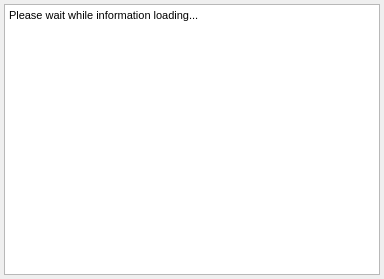
<?xml version="1.0" encoding="UTF-8"?>
<ui version="4.0">
 <class>InfoWindow</class>
 <widget class="QDialog" name="InfoWindow">
  <property name="geometry">
   <rect>
    <x>0</x>
    <y>0</y>
    <width>384</width>
    <height>279</height>
   </rect>
  </property>
  <property name="windowTitle">
   <string>Information</string>
  </property>
  <layout class="QVBoxLayout">
   <property name="spacing">
    <number>0</number>
   </property>
   <property name="margin">
    <number>4</number>
   </property>
   <item>
    <widget class="QWidget" name="centralwidget" native="true"/>
   </item>
   <item>
    <widget class="QTextBrowser" name="textEdit">
     <property name="undoRedoEnabled">
      <bool>false</bool>
     </property>
     <property name="lineWrapMode">
      <enum>QTextEdit::WidgetWidth</enum>
     </property>
     <property name="readOnly">
      <bool>true</bool>
     </property>
     <property name="html">
      <string>&lt;!DOCTYPE HTML PUBLIC &quot;-//W3C//DTD HTML 4.0//EN&quot; &quot;http://www.w3.org/TR/REC-html40/strict.dtd&quot;&gt;
&lt;html&gt;&lt;head&gt;&lt;meta name=&quot;qrichtext&quot; content=&quot;1&quot; /&gt;&lt;style type=&quot;text/css&quot;&gt;
p, li { white-space: pre-wrap; }
&lt;/style&gt;&lt;/head&gt;&lt;body style=&quot; font-family:'DejaVu Sans'; font-size:9pt; font-weight:400; font-style:normal;&quot;&gt;
&lt;p style=&quot; margin-top:0px; margin-bottom:0px; margin-left:0px; margin-right:0px; -qt-block-indent:0; text-indent:0px;&quot;&gt;&lt;span style=&quot; font-family:'MS Shell Dlg 2'; font-size:8pt;&quot;&gt;Please wait while information loading...&lt;/span&gt;&lt;/p&gt;
&lt;p style=&quot;-qt-paragraph-type:empty; margin-top:0px; margin-bottom:0px; margin-left:0px; margin-right:0px; -qt-block-indent:0; text-indent:0px; font-family:'MS Shell Dlg 2'; font-size:8pt;&quot;&gt;&lt;/p&gt;&lt;/body&gt;&lt;/html&gt;</string>
     </property>
     <property name="openExternalLinks">
      <bool>true</bool>
     </property>
     <property name="openLinks">
      <bool>false</bool>
     </property>
    </widget>
   </item>
  </layout>
 </widget>
 <resources/>
 <connections/>
</ui>
